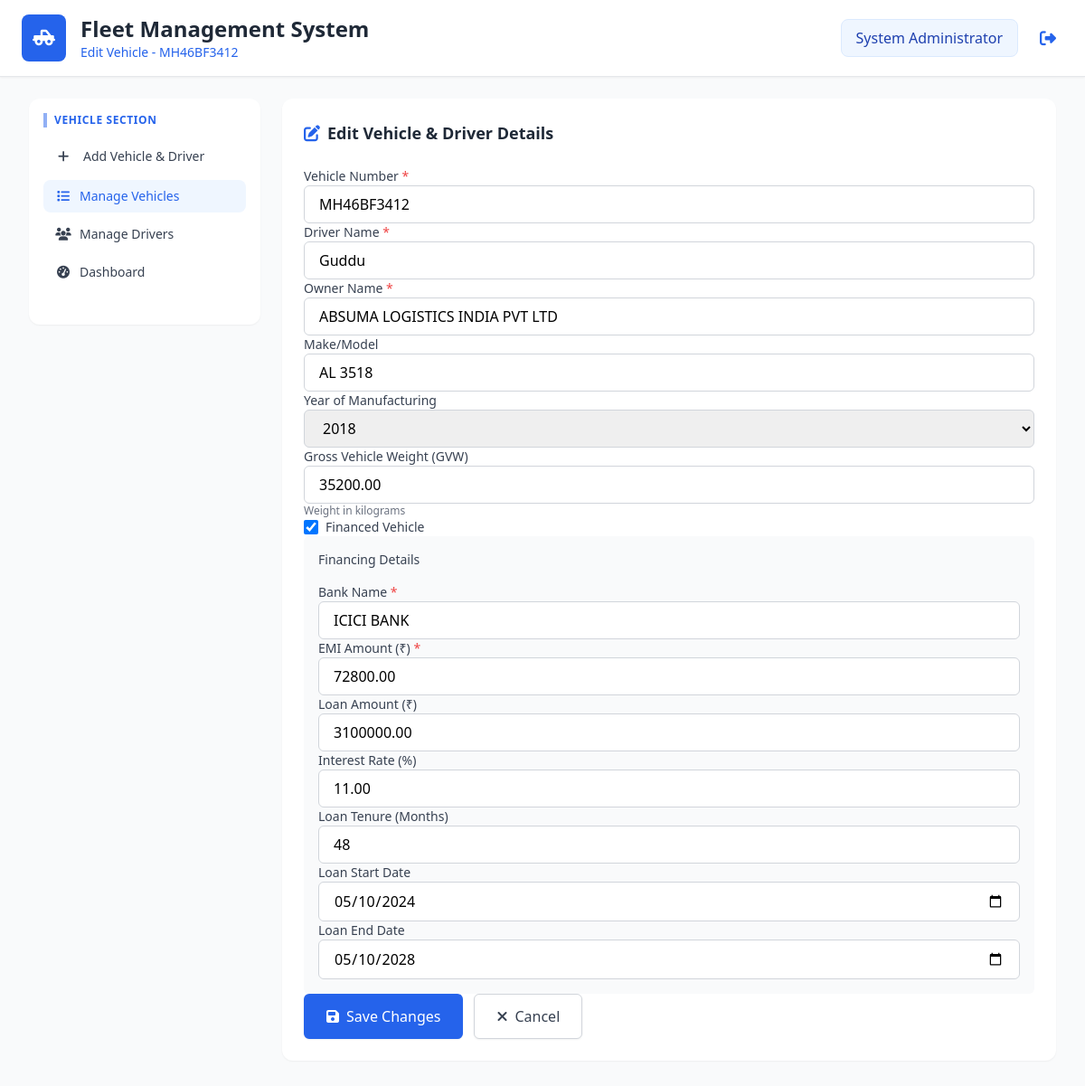
/edit_vehicle.php?id=4 (signed in), run on the app's committed database.
### tables this page shows
CREATE TABLE `vehicle_financing` (
  `id` int(11) NOT NULL,
  `vehicle_id` int(11) NOT NULL,
  `is_financed` tinyint(1) NOT NULL DEFAULT 0,
  `bank_name` varchar(100) DEFAULT NULL,
  `loan_amount` decimal(12,2) DEFAULT NULL,
  `interest_rate` decimal(5,2) DEFAULT NULL,
  `loan_tenure_months` int(11) DEFAULT NULL,
  `emi_amount` decimal(10,2) DEFAULT NULL,
  `loan_start_date` date DEFAULT NULL,
  `loan_end_date` date DEFAULT NULL,
  `created_at` timestamp NOT NULL DEFAULT current_timestamp(),
  `updated_at` timestamp NULL DEFAULT NULL ON UPDATE current_timestamp()
);

CREATE TABLE `vehicles` (
  `id` int(11) NOT NULL,
  `vehicle_number` varchar(20) NOT NULL,
  `driver_name` varchar(100) DEFAULT NULL,
  `owner_name` varchar(100) DEFAULT NULL,
  `make_model` varchar(100) DEFAULT NULL,
  `manufacturing_year` year(4) DEFAULT NULL,
  `gvw` decimal(10,2) DEFAULT NULL,
  `is_financed` tinyint(1) NOT NULL DEFAULT 0,
  `current_status` enum('available','on_trip','maintenance','inactive') NOT NULL DEFAULT 'available',
  `created_at` timestamp NOT NULL DEFAULT current_timestamp(),
  `updated_at` timestamp NULL DEFAULT NULL ON UPDATE current_timestamp(),
  `deleted_at` timestamp NULL DEFAULT NULL
);

### edit_vehicle.php (the view, shortened to what the rows shown need)
<?php
require 'db_connection.php';
$vehicle = [];
$vehicleId = $_GET['id'] ?? null;
try {
    $stmt = $pdo->prepare("
        SELECT v.*, vf.is_financed, vf.bank_name, vf.loan_amount, vf.interest_rate,
               vf.loan_tenure_months, vf.emi_amount, vf.loan_start_date, vf.loan_end_date
        FROM vehicles v
        LEFT JOIN vehicle_financing vf ON v.id = vf.vehicle_id
        WHERE v.id = ?
    ");
    $stmt->execute([$vehicleId]);
    $vehicle = $stmt->fetch(PDO::FETCH_ASSOC);
} catch (PDOException $e) {
    $error = "Database error: " . $e->getMessage();
}
?>
<!DOCTYPE html>
<html lang="en">
<head>
    <script src="https://cdn.tailwindcss.com"></script>
    <link rel="stylesheet" href="https://cdnjs.cloudflare.com/ajax/libs/font-awesome/6.4.0/css/all.min.css">
</head>
<body class="bg-gray-50">
    <div class="min-h-screen">
        <header class="bg-white border-b border-gray-200 shadow-sm">
            <div class="max-w-7xl mx-auto px-6 py-4">
                <div class="flex justify-between items-center">
                    <div class="flex items-center gap-4">
                        <div>
                            <h1 class="text-2xl font-bold text-gray-800">Fleet Management System</h1>
                            <p class="text-blue-600 text-sm">Edit Vehicle - <?= htmlspecialchars($vehicle['vehicle_number']) ?></p>
                        </div>
                    </div>
                </div>
            </div>
        </header>
        <div class="max-w-7xl mx-auto px-4 sm:px-6 lg:px-8 py-6">
            <div class="flex flex-col lg:flex-row gap-6">
                <main class="flex-1">
                    <div class="bg-white rounded-xl shadow-sm overflow-hidden mb-6 card-hover-effect">
                        <div class="p-6">
                            <h2 class="text-lg font-semibold text-gray-800 mb-6 flex items-center gap-2">
                                <i class="fas fa-edit text-blue-600"></i> Edit Vehicle & Driver Details
                            </h2>
                            <form method="POST" class="form-grid">
                                <div class="form-field">
                                    <label for="vehicle_number" class="block text-sm font-medium text-gray-700">Vehicle Number <span class="text-red-500">*</span></label>
                                    <input type="text" id="vehicle_number" name="vehicle_number"
                                           value="<?= htmlspecialchars($vehicle['vehicle_number']) ?>"
                                           class="w-full px-4 py-2 border border-gray-300 rounded-md focus:ring-2 focus:ring-blue-500 focus:border-blue-500"
                                           placeholder="e.g. UP25GT0880" required>
                                </div>
                                <div class="form-field">
                                    <label for="driver_name" class="block text-sm font-medium text-gray-700">Driver Name <span class="text-red-500">*</span></label>
                                    <input type="text" id="driver_name" name="driver_name"
                                           value="<?= htmlspecialchars($vehicle['driver_name']) ?>"
                                           class="w-full px-4 py-2 border border-gray-300 rounded-md focus:ring-2 focus:ring-blue-500 focus:border-blue-500"
                                           placeholder="Enter driver name" required>
                                </div>
                                <div class="form-field">
                                    <label for="owner_name" class="block text-sm font-medium text-gray-700">Owner Name <span class="text-red-500">*</span></label>
                                    <input type="text" id="owner_name" name="owner_name"
                                           value="<?= htmlspecialchars($vehicle['owner_name']) ?>"
                                           class="w-full px-4 py-2 border border-gray-300 rounded-md focus:ring-2 focus:ring-blue-500 focus:border-blue-500"
                                           placeholder="Enter owner name" required>
                                </div>
                                <div class="form-field">
                                    <label for="make_model" class="block text-sm font-medium text-gray-700">Make/Model</label>
                                    <input type="text" id="make_model" name="make_model"
                                           value="<?= htmlspecialchars($vehicle['make_model']) ?>"
                                           class="w-full px-4 py-2 border border-gray-300 rounded-md focus:ring-2 focus:ring-blue-500 focus:border-blue-500"
                                           placeholder="e.g. Tata 1109, Ashok Leyland 2518">
                                </div>
                                <div class="form-field">
                                    <label for="manufacturing_year" class="block text-sm font-medium text-gray-700">Year of Manufacturing</label>
                                    <select id="manufacturing_year" name="manufacturing_year"
                                            class="w-full px-4 py-2 border border-gray-300 rounded-md focus:ring-2 focus:ring-blue-500 focus:border-blue-500">
                                        <?php
                                        $currentYear = date('Y');
                                        for ($year = $currentYear; $year >= 1990; $year--): ?>
                                            <option value="<?= $year ?>" <?= $vehicle['manufacturing_year'] == $year ? 'selected' : '' ?>>
                                                <?= $year ?>
                                            </option>
                                        <?php endfor; ?>
                                    </select>
                                </div>
                                <div class="form-field">
                                    <label for="gvw" class="block text-sm font-medium text-gray-700">Gross Vehicle Weight (GVW)</label>
                                    <input type="number" id="gvw" name="gvw" step="0.01" min="0"
                                           value="<?= htmlspecialchars($vehicle['gvw']) ?>"
                                           class="w-full px-4 py-2 border border-gray-300 rounded-md focus:ring-2 focus:ring-blue-500 focus:border-blue-500"
                                           placeholder="e.g. 16500.00">
                                    <p class="text-xs text-gray-500">Weight in kilograms</p>
                                </div>
                                <div class="form-field">
                                    <div class="flex items-center">
                                        <input type="checkbox" id="is_financed" name="is_financed" value="1"
                                               <?= $vehicle['is_financed'] ? 'checked' : '' ?>
                                               class="h-4 w-4 text-blue-600 focus:ring-blue-500 border-gray-300 rounded">
                                        <label for="is_financed" class="ml-2 block text-sm text-gray-700">Financed Vehicle</label>
                                    </div>
                                </div>
                                <div class="form-field hidden md:col-span-2" id="financingFields">
                                    <div class="space-y-4 bg-gray-50 p-4 rounded-md">
                                        <div class="form-grid">
                                            <div class="form-field">
                                                <label for="bank_name" class="block text-sm font-medium text-gray-700">Bank Name <span class="text-red-500">*</span></label>
                                                <input type="text" id="bank_name" name="bank_name"
                                                       value="<?= htmlspecialchars($vehicle['bank_name']) ?>"
                                                       class="w-full px-4 py-2 border border-gray-300 rounded-md focus:ring-2 focus:ring-blue-500 focus:border-blue-500"
                                                       placeholder="e.g. HDFC Bank">
                                            </div>
                                            <div class="form-field">
                                                <label for="emi_amount" class="block text-sm font-medium text-gray-700">EMI Amount (₹) <span class="text-red-500">*</span></label>
                                                <input type="number" id="emi_amount" name="emi_amount" step="0.01" min="0"
                                                       value="<?= htmlspecialchars($vehicle['emi_amount']) ?>"
                                                       class="w-full px-4 py-2 border border-gray-300 rounded-md focus:ring-2 focus:ring-blue-500 focus:border-blue-500"
                                                       placeholder="e.g. 31500.00">
                                            </div>
                                            <div class="form-field">
                                                <label for="loan_amount" class="block text-sm font-medium text-gray-700">Loan Amount (₹)</label>
                                                <input type="number" id="loan_amount" name="loan_amount" step="0.01" min="0"
                                                       value="<?= htmlspecialchars($vehicle['loan_amount']) ?>"
                                                       class="w-full px-4 py-2 border border-gray-300 rounded-md focus:ring-2 focus:ring-blue-500 focus:border-blue-500"
                                                       placeholder="e.g. 1500000.00">
                                            </div>
                                            <div class="form-field">
                                                <label for="interest_rate" class="block text-sm font-medium text-gray-700">Interest Rate (%)</label>
                                                <input type="number" id="interest_rate" name="interest_rate" step="0.01" min="0"
                                                       value="<?= htmlspecialchars($vehicle['interest_rate']) ?>"
                                                       class="w-full px-4 py-2 border border-gray-300 rounded-md focus:ring-2 focus:ring-blue-500 focus:border-blue-500"
                                                       placeholder="e.g. 8.5">
                                            </div>
                                            <div class="form-field">
                                                <label for="loan_tenure_months" class="block text-sm font-medium text-gray-700">Loan Tenure (Months)</label>
                                                <input type="number" id="loan_tenure_months" name="loan_tenure_months" min="0"
                                                       value="<?= htmlspecialchars($vehicle['loan_tenure_months']) ?>"
                                                       class="w-full px-4 py-2 border border-gray-300 rounded-md focus:ring-2 focus:ring-blue-500 focus:border-blue-500"
                                                       placeholder="e.g. 60">
                                            </div>
                                            <div class="form-field">
                                                <label for="loan_start_date" class="block text-sm font-medium text-gray-700">Loan Start Date</label>
                                                <input type="date" id="loan_start_date" name="loan_start_date"
                                                       value="<?= htmlspecialchars($vehicle['loan_start_date']) ?>"
                                                       class="w-full px-4 py-2 border border-gray-300 rounded-md focus:ring-2 focus:ring-blue-500 focus:border-blue-500">
                                            </div>
                                            <div class="form-field">
                                                <label for="loan_end_date" class="block text-sm font-medium text-gray-700">Loan End Date</label>
                                                <input type="date" id="loan_end_date" name="loan_end_date"
                                                       value="<?= htmlspecialchars($vehicle['loan_end_date']) ?>"
                                                       class="w-full px-4 py-2 border border-gray-300 rounded-md focus:ring-2 focus:ring-blue-500 focus:border-blue-500">
                                            </div>
                                        </div>
                                    </div>
                                </div>
                            </form>
                        </div>
                    </div>
                </main>
            </div>
        </div>
    </div>
</body>
</html>

### data on the page
vehicle_financing: vehicle.vehicle_number "MH46BF3412", vehicle_number "MH46BF3412", driver_name "Guddu", owner_name "ABSUMA LOGISTICS INDIA PVT LTD", make_model "AL 3518", gvw "35200.00", is_financed "☑", bank_name "ICICI BANK", emi_amount "72800.00", loan_amount "3100000.00", interest_rate "11.00", loan_tenure_months "48", loan_start_date "05/10/2024", loan_end_date "05/10/2028"
vehicles: manufacturing_year "2018"

### other printed values
$_SESSION['full_name'] "System Administrator"
